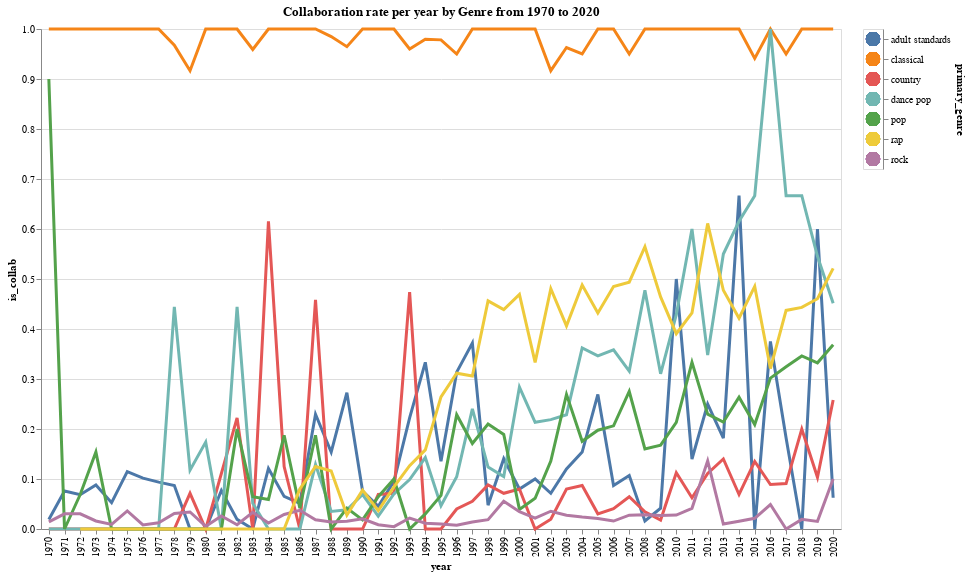

Notebook source saved alongside this figure:
### Code cell
# Genre Line
# Shows collaboration rate for each genre from 1970 to 2020

%run genre_line.ipynb

line_chart | legend # For usage, shift click different countries

### Figure 1 — Vega-Lite specification as saved in the notebook (floating-point values rounded to 4 significant figures; data arrays with more than 128 entries replaced by an {"elided": "..."} marker saying what was removed)
{"config": {"view": {"continuousWidth": 400, "continuousHeight": 300}}, "hconcat": [{"mark": {"type": "line", "size": 3}, "encoding": {"color": {"condition": {"type": "nominal", "field": "primary_genre", "legend": null, "selection": "selector005"}, "value": "lightgray"}, "tooltip": [{"type": "quantitative", "field": "is_collab"}, {"type": "quantitative", "field": "year"}, {"type": "nominal", "field": "primary_genre"}], "x": {"type": "ordinal", "field": "year"}, "y": {"type": "quantitative", "field": "is_collab"}}, "height": 500, "selection": {"selector005": {"type": "multi", "fields": ["primary_genre"]}}, "title": "Collaboration rate per year by Genre from 1970 to 2020", "width": 800}, {"mark": {"type": "point", "filled": true, "size": 200}, "encoding": {"color": {"condition": {"type": "nominal", "field": "primary_genre", "legend": null, "selection": "selector005"}, "value": "lightgray"}, "y": {"type": "nominal", "axis": {"orient": "right"}, "field": "primary_genre"}}, "selection": {"selector005": {"type": "multi", "fields": ["primary_genre"]}, "selector006": {"type": "interval", "bind": "scales", "encodings": ["x", "y"]}}}], "data": {"name": "data-d24f9c9d2f8b5f21f98858408d24e3b1"}, "$schema": "https://vega.github.io/schema/vega-lite/v4.8.1.json", "datasets": {"data-d24f9c9d2f8b5f21f98858408d24e3b1": {"elided": "354 records"}}}
